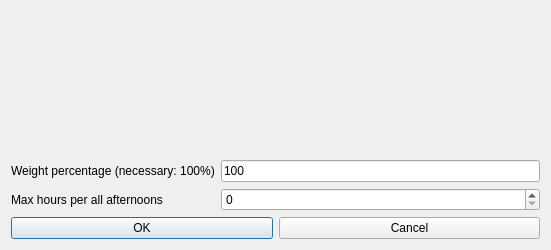
<?xml version="1.0" encoding="UTF-8"?>
<ui version="4.0">
 <class>ModifyConstraintTeachersMaxHoursPerAllAfternoonsForm_template</class>
 <widget class="QDialog" name="ModifyConstraintTeachersMaxHoursPerAllAfternoonsForm_template">
  <property name="geometry">
   <rect>
    <x>0</x>
    <y>0</y>
    <width>551</width>
    <height>250</height>
   </rect>
  </property>
  <property name="windowTitle">
   <string extracomment="This is the title of the dialog to modify a constraint of this type">Modify teachers max hours per all afternoons</string>
  </property>
  <layout class="QGridLayout" name="gridLayout">
   <item row="2" column="0">
    <widget class="QLabel" name="maxHoursTextLabel">
     <property name="frameShape">
      <enum>QFrame::NoFrame</enum>
     </property>
     <property name="frameShadow">
      <enum>QFrame::Plain</enum>
     </property>
     <property name="text">
      <string>Max hours per all afternoons</string>
     </property>
     <property name="wordWrap">
      <bool>false</bool>
     </property>
    </widget>
   </item>
   <item row="1" column="2">
    <widget class="QLineEdit" name="weightLineEdit">
     <property name="text">
      <string notr="true">100</string>
     </property>
    </widget>
   </item>
   <item row="2" column="2">
    <widget class="QSpinBox" name="maxHoursSpinBox"/>
   </item>
   <item row="3" column="0" colspan="3">
    <layout class="QHBoxLayout" name="horizontalLayout">
     <item>
      <widget class="QPushButton" name="okPushButton">
       <property name="text">
        <string>OK</string>
       </property>
      </widget>
     </item>
     <item>
      <widget class="QPushButton" name="cancelPushButton">
       <property name="text">
        <string>Cancel</string>
       </property>
      </widget>
     </item>
    </layout>
   </item>
   <item row="0" column="0" colspan="3">
    <spacer name="verticalSpacer">
     <property name="orientation">
      <enum>Qt::Vertical</enum>
     </property>
     <property name="sizeHint" stdset="0">
      <size>
       <width>20</width>
       <height>66</height>
      </size>
     </property>
    </spacer>
   </item>
   <item row="1" column="0" colspan="2">
    <widget class="QLabel" name="weightTextLabel">
     <property name="frameShape">
      <enum>QFrame::NoFrame</enum>
     </property>
     <property name="frameShadow">
      <enum>QFrame::Plain</enum>
     </property>
     <property name="text">
      <string>Weight percentage (necessary: 100%)</string>
     </property>
     <property name="wordWrap">
      <bool>false</bool>
     </property>
    </widget>
   </item>
  </layout>
 </widget>
 <layoutdefault spacing="6" margin="11"/>
 <resources/>
 <connections/>
</ui>
